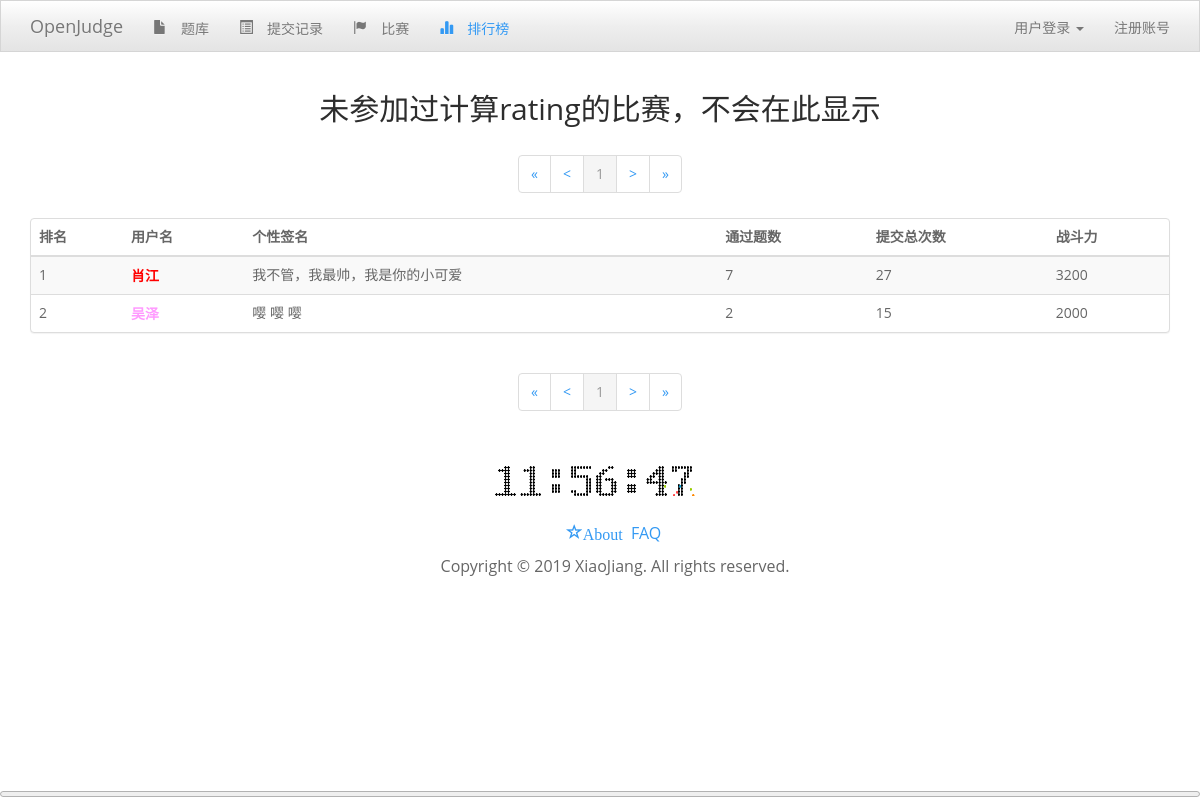
The page /Ranklist.php on the database as committed earlier.
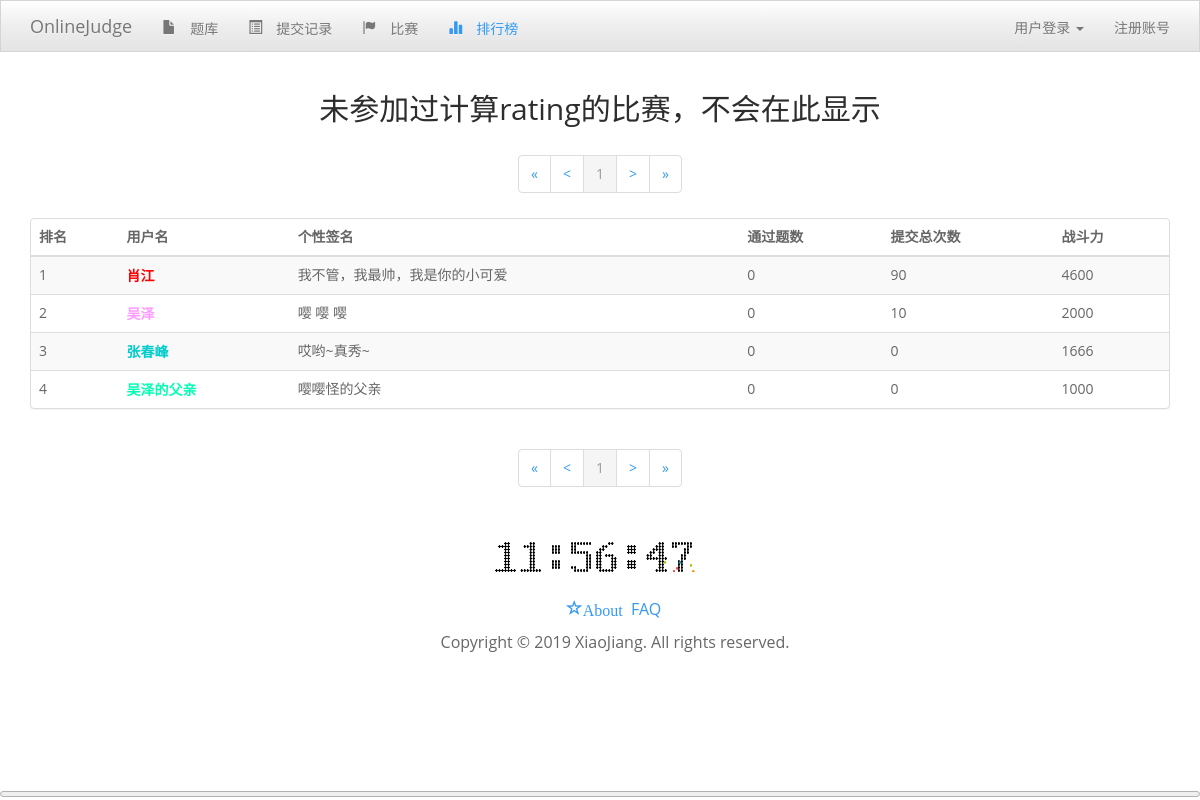
The same page on the database as committed later.
### tables this page shows
CREATE TABLE IF NOT EXISTS `oj_data` (
  `oj_name` varchar(20) NOT NULL COMMENT '网站名称',
  `oj_html_title` varchar(30) NOT NULL COMMENT '标题',
  `oj_title` varchar(30) NOT NULL COMMENT '副名称',
  `oj_runid` int(11) NOT NULL,
  `oj_EvaMacState_1` int(11) NOT NULL,
  `oj_EvaMacState_2` int(11) NOT NULL,
  `oj_allrun_1` int(11) NOT NULL,
  `oj_allrun_2` int(11) NOT NULL
);

CREATE TABLE IF NOT EXISTS `oj_user` (
  `name` varchar(20) NOT NULL COMMENT '用户姓名',
  `uid` int(11) NOT NULL COMMENT '用户ID',
  `password` varchar(30) NOT NULL COMMENT '用户密码',
  `jurisdicton` int(11) NOT NULL COMMENT '权限',
  `signature` varchar(30) NOT NULL COMMENT '签名',
  `email` varchar(30) NOT NULL COMMENT '邮箱',
  `regtime` date NOT NULL COMMENT '注册时间',
  `logtime` date NOT NULL COMMENT '最后登陆的时间',
  `fight` int(11) NOT NULL COMMENT '战斗力',
  `skin` varchar(11) NOT NULL COMMENT 'OJ皮肤'
);

### Php/LoadData.php (called while the page is built, shortened)
<?php
function LoadData()
{
    $sql = "SELECT * FROM oj_data";
    $result = mysql_query($sql);
    $row = mysql_fetch_array($result);
    $WebName = $row['oj_name'];
}
function GetUserColor($Fight)
{
    if($Fight >= 3200)
        return '"myuser-base myuser-red"';
    else if($Fight >= 2800)
        return '"myuser-base myuser-fire"';
    else if($Fight >= 2600)
        return '"myuser-base myuser-orange"';
    else if($Fight >= 2400)
        return '"myuser-base myuser-yellow"';
    else if($Fight >= 2200)
        return '"myuser-base myuser-purple"';
    else if($Fight >= 2000)
        return '"myuser-base myuser-violet"';
    else if($Fight >= 1700)
        return '"myuser-base myuser-blue"';
    else if($Fight >= 1600)
        return '"myuser-base myuser-cyan"';
    else
        return '"myuser-base myuser-green"';
}
LoadData();
?>

### Ranklist.php (the view, shortened to what the changed rows need)
<!DOCTYPE html>
<html lang="zh-cn">
<?php require_once('Php/HTML_Head.php') ?>
<?php
    $sql = "SELECT count(*) as `value` FROM `oj_user`";
    $rs = mysql_query($sql);
    $ConCount = mysql_fetch_array($rs);
    $clength = $ConCount['value'];
    $iPage = 1;
    $iPage = floor($iPage);
    $MinPage = 1;
    $iPage = $iPage >=  $MinPage ? $iPage : 1;
    $MaxPage = ceil(($clength * 1.0) / MaxRankNum);
    $iPage = $iPage <=  $MaxPage ? $iPage : $MaxPage;
    if($MaxPage <= MaxButtonNum)
    {
        $StaButNum = 1;
        $EndButNum = $MaxPage;
    }
    $sql = "SELECT * FROM `oj_user` ORDER BY `fight` desc limit ".($iPage - 1) * MaxRankNum.", ".MaxRankNum;
    $result = mysql_query($sql);
    $AllUserData = array();
    while($row = mysql_fetch_array($result))
    {
		$PassProNum = 0;
        $sql = "SELECT count(*) as value FROM oj_status where User='".$row['name']."' and `Show`=1";
		$rs = mysql_query($sql);
        $AllNum = mysql_fetch_array($rs);
        $sql = "SELECT * FROM oj_status where `User`='".$row['name']."' and `Status` = 'Accepted' and `Show`=1";
		$rs = mysql_query($sql);
        $PassProblem = array();
		while($ProblemData = mysql_fetch_array($rs))
		{
            if(!in_array($ProblemData['Problem'], $PassProblem))
			{
				array_push($PassProblem, $ProblemData['Problem']);
				$PassProNum++;
			}
        }
        $AllUserData[]= array(
            "Name" => $row['name'],
            "Text" => $row['signature'],
            "q_PassNum" => $PassProNum,
            "q_AllNum" => $AllNum['value'],
            "Fight" => $row['fight']
        );
    }
    $arr1 = array_map(create_function('$n', 'return $n["Fight"];'), $AllUserData);
    array_multisort($arr1, SORT_DESC, $AllUserData);
?>
<body>
   <?php require_once ('Php/Page_Header.php') ?>
	<div class="container">
        <center>
            <h2>未参加过计算rating的比赛，不会在此显示</h2>
        </center>
        <center>
            <ul class="pagination">
                <?php
                for($i = $StaButNum; $i <= $EndButNum; $i++)
                {
                    if($i == $iPage)
                        echo '<li class="active"><a href="Ranklist.php?Page='.$i.'">'.$i.'</a></li>';
                    else
                        echo '<li><a href="Ranklist.php?Page='.$i.'">'.$i.'</a></li>';
                }
                ?>
            </ul>
        </center>
        <div class="panel panel-default animated fadeInDown">
            <table class="table table-striped table-hover">
                <thead>
                    <tr>
                        <th>排名</th>
                        <th>用户名</th>
                        <th>个性签名</th>
                        <th>通过题数</th>
                        <th>提交总次数</th>
                        <th>战斗力</th>
                    </tr>
                </thead>
                <tbody>
                <?php
                 for($i = 0; $i < MaxRankNum; $i++)
                 {
                    if(!isset($AllUserData[$i]['Name']))
                    {
                     continue;
                 }
                ?>
                    <tr>
                        <td> <?php echo $i + 1?> </td>
                        <td>
                            <a href=<?php echo '"/OtherUser.php?User='. $AllUserData["$i"]['Name']. '"'?> class= <?php echo GetUserColor($AllUserData[$i]['Fight']) ?>> <?php echo $AllUserData[$i]['Name']?> </a>
                        </td>
                        <td> <?php echo $AllUserData[$i]['Text']?> </td>
                        <td> <?php echo $AllUserData[$i]['q_PassNum']?> </td>
                        <td> <?php echo $AllUserData[$i]['q_AllNum']?> </td>
                        <td> <?php echo $AllUserData[$i]['Fight']?> </td>
                    </tr>
                 <?php }?>
                </tbody>
            </table>
        </div>
        <center>
            <ul class="pagination">
                <?php
                for($i =  $StaButNum; $i <= $EndButNum; $i++)
                {
                    if($i == $iPage)
                        echo '<li class="active"><a href="Ranklist.php?Page='.$i.'">'.$i.'</a></li>';
                    else
                        echo '<li><a href="Ranklist.php?Page='.$i.'">'.$i.'</a></li>';
                }
                ?>
            </ul>
        </center>
    </div>
</body>
</html>

### Php/Page_Header.php (shortened to what the changed rows need)
<nav class="navbar navbar-default navbar-static-top" role="navigation">
	<div class="container">
		<div class="navbar-header">
			<a class="navbar-brand" href="/">
				<?php echo $WebName ?>
			</a>
		</div>
	</div>
</nav>

Rows that differ between the two databases and show on the page:
removed oj_data: oj_name "OpenJudge"
added oj_data: oj_name "OnlineJudge"
changed oj_user "肖江": q_PassNum "7" → "0"; q_AllNum "27" → "90"; fight "3200" → "4600"
changed oj_user "吴泽": uid "2" → "0"; q_AllNum "15" → "10"
added oj_user: name "张春峰", signature "哎哟~真秀~", jurisdicton "0", fight "1666"
added oj_user: name "吴泽的父亲", signature "嘤嘤怪的父亲", jurisdicton "0", fight "1000"
